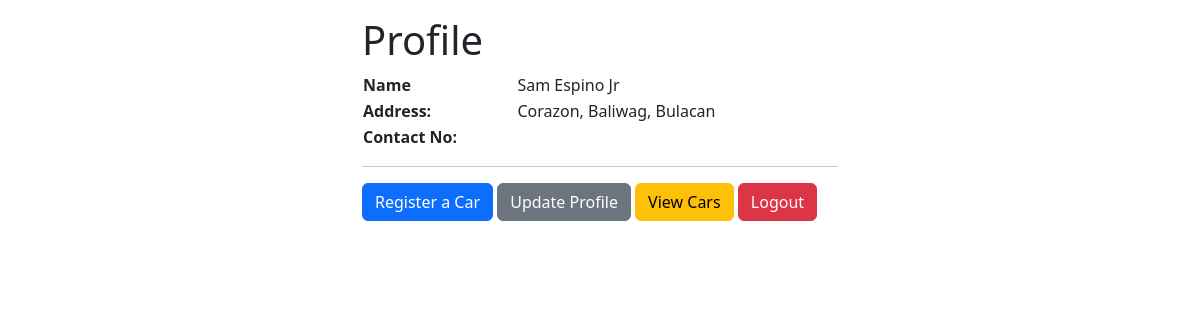
The app's page /user/profile.php (signed in) with its own data.
### tables this page shows
CREATE TABLE `users` (
  `user_id` int(11) NOT NULL,
  `user_type` varchar(10) DEFAULT NULL,
  `user_fname` varchar(255) NOT NULL,
  `user_mname` varchar(255) DEFAULT NULL,
  `user_lname` varchar(255) NOT NULL,
  `user_contact_no` char(13) DEFAULT NULL,
  `user_email` varchar(255) NOT NULL,
  `user_password` varchar(255) NOT NULL,
  `user_barangay` varchar(255) NOT NULL,
  `user_city` varchar(255) NOT NULL,
  `user_province` varchar(255) NOT NULL,
  `user_verified_at` timestamp NULL DEFAULT NULL,
  `user_created_at` timestamp NOT NULL DEFAULT current_timestamp()
);

### includes/auth.php (called while the page is built)
<?php
if (isset($_SESSION['auth_id'])) {
    $id = $_SESSION['auth_id'];
} else {
    $_SESSION['bg'] =  "warning";
    $_SESSION['message'] = "Please login first!";
    header('Location: ' . $home . '/login.php');
    exit;
}

### user/profile.php (the view, shortened to what this page needs)
<?php
include '../includes/connection.php';
include_once '../includes/auth.php';
$sql = "SELECT * FROM users WHERE user_id=$id";
$result = $connection->query($sql);
$car_sql = "SELECT * FROM cars WHERE driv_id = '$id';";
$car_result = $connection->query($car_sql);
$pass_sql = "SELECT * FROM passengers WHERE user_id=$id";
$pass_result = $connection->query($pass_sql);
$pass_row = $pass_result->fetch_assoc();
if ($result->num_rows > 0) {
    while ($row = $result->fetch_assoc()) {
        $fname = $row['user_fname'];
        $mname = $row['user_mname'];
        $lname = $row['user_lname'];
        $contact_no = $row['user_contact_no'];
        $barangay = $row['user_barangay'];
        $city = $row['user_city'];
        $province = $row['user_province'];
    }
} else {
    $_SESSION['bg'] =  "warning";
    $_SESSION['message'] = "Profile not found!";
    header('Location: ' . $home . '/login.php');
    return;
}
?>
<!DOCTYPE html>
<html lang="en">
<head>
    <link href="https://cdn.jsdelivr.net/npm/bootstrap@5.2.3/dist/css/bootstrap.min.css" rel="stylesheet">
</head>
<body>
    <div class="container my-3 col-lg-5">
        <h1> Profile </h1>
        <table style="width:100%">
            <tr>
                <th> Name </th>
                <td> <?= $fname . ' ' . $mname . ' ' . $lname ?> </td>
            </tr>
            <tr>
                <th> Address: </th>
                <td> <?= $barangay . ', ' . $city . ', ' . $province ?> </td>
            </tr>
            <tr>
                <th> Contact No: </th>
                <td> <?= $contact_no ?> </td>
            </tr>
        </table>
        <hr>
        <?php
        if (!is_null($pass_row['pass_id_confirmed_at'])) :
        ?>
            <a href="car_register.php" class="btn btn-primary"> Register a Car </a>
        <?php endif; ?>
        <a href="update.php" class="btn btn-secondary"> Update Profile </a>
        <?php
        if ($car_result->num_rows > 0) :
        ?>
            <a href="view_cars.php" class="btn btn-warning"> View Cars </a>
        <?php endif; ?>
        <a href="../config/logout.php" class="btn btn-danger"> Logout </a>
    </div>
</body>
</html>

### records on screen
users: user_fname "Sam", user_lname "Espino Jr", user_barangay "Corazon", user_city "Baliwag", user_province "Bulacan"
